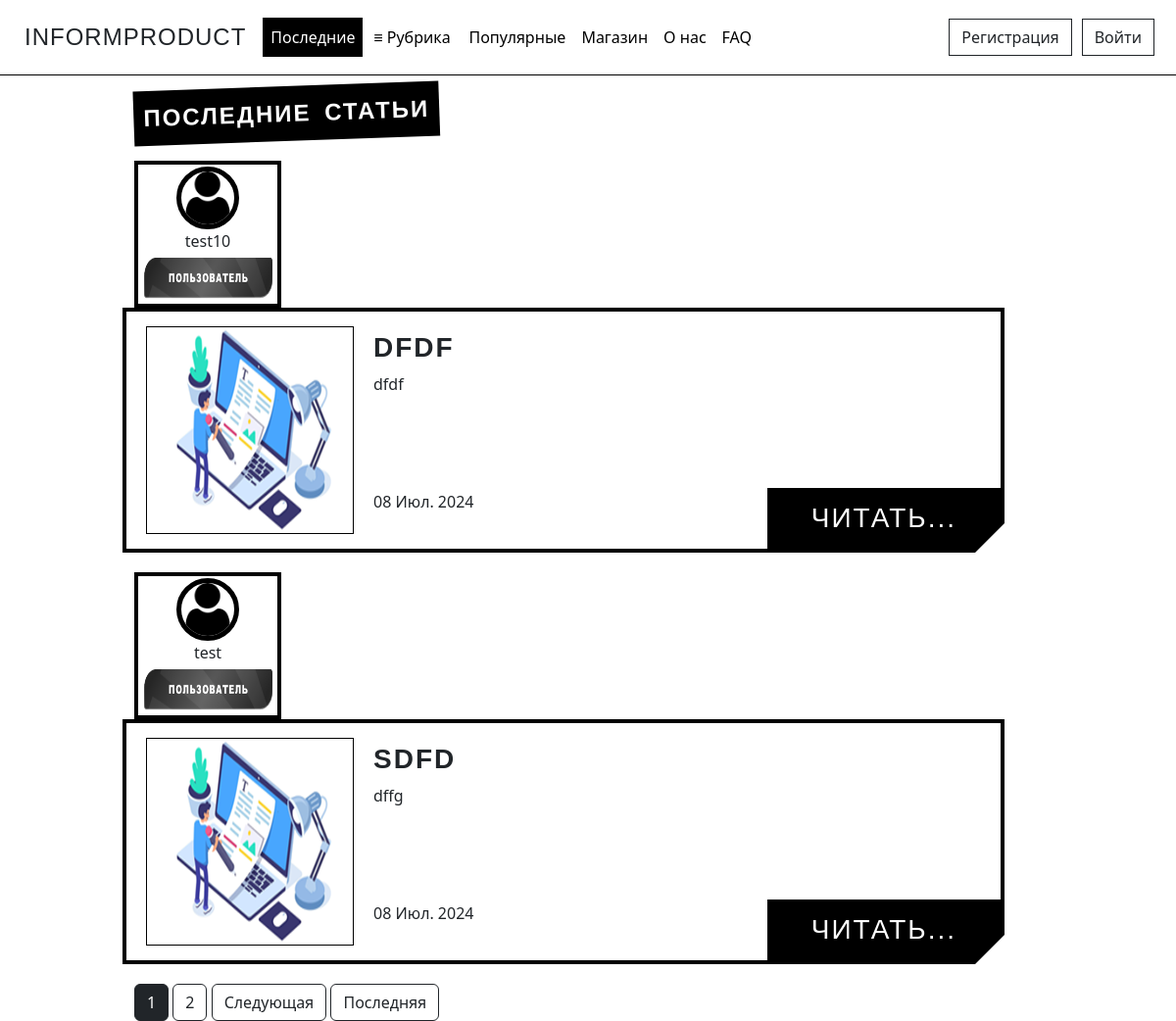
Before: / with the older database file.
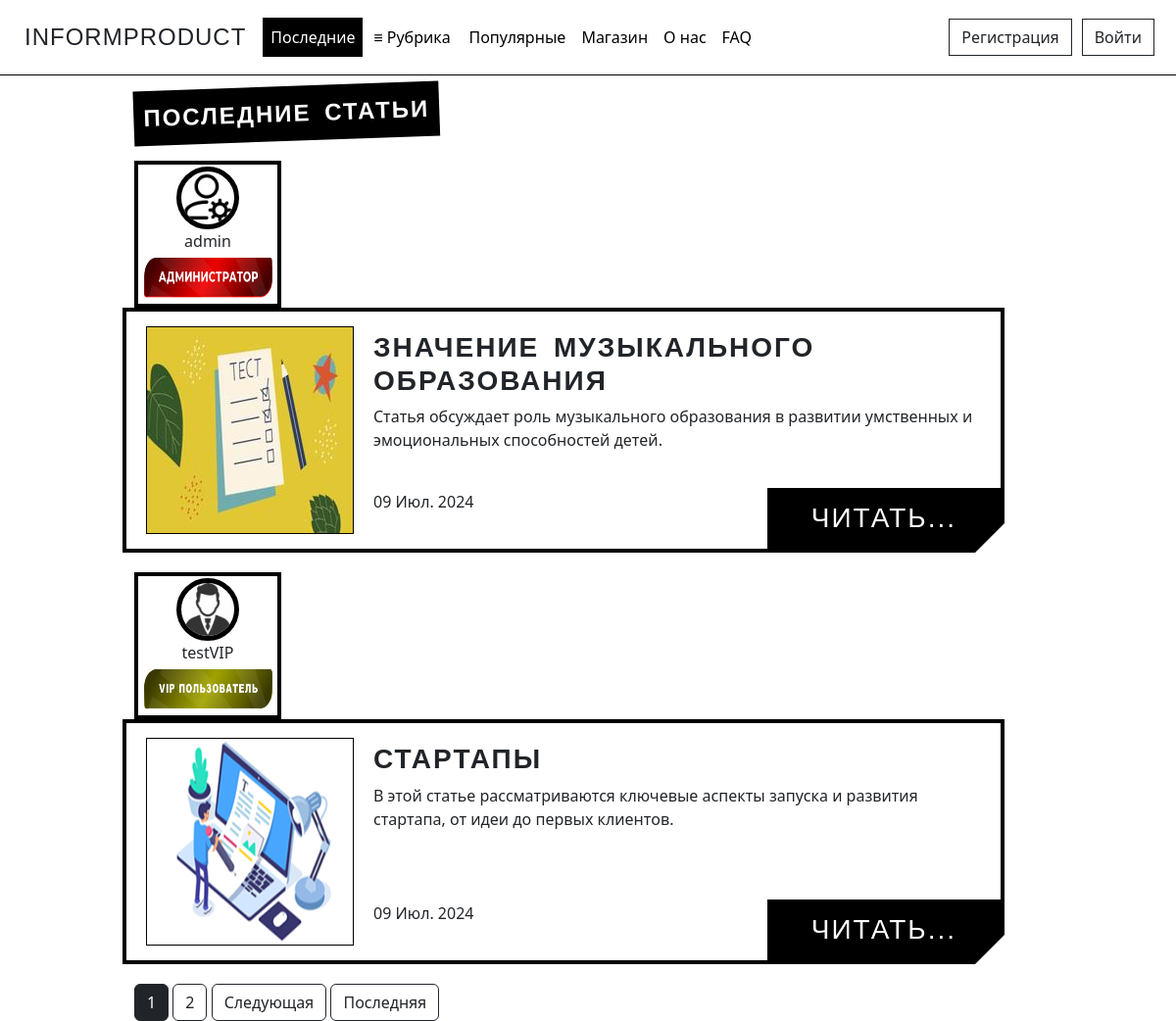
After: the same page with the newer database file.
### journal/models.py (models this page shows, shortened)
class Article(models.Model):
    CATEGORY_CHOICES = [
        ('Analytics', 'Аналитика'),
        ('ART', 'АРТ'),
        ('Music', 'Музыка'),
        ('Science', 'Наука'),
        ('Varial', 'Разное'),
    ]
    title = models.CharField('Название', max_length=100)
    description = models.TextField('Описание')
    text = models.TextField('Основной текст')
    category = models.CharField(max_length=50, verbose_name='Рубрика', choices=CATEGORY_CHOICES, default='Разное')
    author = models.ForeignKey(User, verbose_name='Автор', on_delete=models.CASCADE)
    publication = models.BooleanField('Статус публикации', default=False)
    date = models.DateTimeField('Дата', default=timezone.now)
    likes = models.IntegerField('Количество лайков', default=0)
    img = models.ImageField('Превью', default='default_preview.png', upload_to='preview_images')
    class Meta:
        verbose_name = 'Статью'
        verbose_name_plural = 'Статьи'

### users/models.py (models this page shows, shortened)
class Profile(models.Model):
    STATUS_CHOICES = {
        ('User', 'Пользователь'),
        ('User VIP', 'VIP пользователь'),
        ('Admin', 'Администратор'),
    }
    user = models.OneToOneField(User, verbose_name='Имя пользователя', on_delete=models.CASCADE)
    img = models.ImageField('Фото пользователя', default='default_user.png', upload_to='user_images')
    status = models.CharField(max_length=20, verbose_name='Статус пользователя', choices=STATUS_CHOICES, default='User')
    vip_status_expiry = models.DateTimeField(verbose_name='Окончание VIP статуса', null=True, blank=True)
    class Meta:
        verbose_name = 'Профаил'
        verbose_name_plural = 'Профайлы'

### journal/views.py (the view)
# urls.py: path('', views.IndexView.as_view(), name='index'),
class IndexView(ListView):
    model = Article
    template_name = 'journal/index.html'
    context_object_name = 'articles'
    paginate_by = 2
    def get_queryset(self):
        return Article.objects.filter(publication=True).order_by('-date')

### journal/templates/journal/index.html (shortened to what this page needs)
{% extends 'journal/base.html' %}
{% block index_active %}
  active
{% endblock %}
{% block content %}
<div class="tilted-text font">Последние статьи</div>
{% if articles %}
  {% for article in articles %}
    <div class="alert-light">
      <div class="row">
        <div class="col-md-2">
          <a href="{% url 'user_articles' article.author %}" class="no-underline">
            <div class="profile-container">
              <img src="{{ article.author.profile.img.url }}" alt="{{ article.author }}" class="user_images">
              <p>{{ article.author.username }}</p>
              {% if article.author.profile.status == 'User' %}
                <img src="pictures/main_page/user_label.png" alt="Badge" height="50" width="139" class="badge-image">
              {% elif article.author.profile.status == 'Admin' %}
                <img src="pictures/main_page/admin_label.png" alt="Badge" height="50" width="139" class="badge-image">
              {% else %}
                <img src="pictures/main_page/user_vip_label.png" alt="Badge" height="50" width="139" class="badge-image">
              {% endif %}
            </div>
          </a>
        </div>
        <div class="col-md-9 frame">
          <div class="img-container">
            <img src="{{ article.img.url }}">
          </div>
          <div class="text-container">
            <h1 class="font"><strong>{{ article.title|striptags }}</strong></h1>
            <p><b></b>{{ article.description|striptags|truncatechars:210 }}</p>
            <a class="read-more font" href="{% url 'article_detail' article.id %}">Читать...</a>
            <p class="published-date">
              <span class="date">{{ article.date | date:"d M. Y" }}</span>
            </p>
          </div>
        </div>
      </div>
    </div>
  {% endfor %}
  {% if is_paginated %}
    {% for num in page_obj.paginator.page_range %}
      {% if num == page_obj.number %}
        <button class="btn btn-dark">{{ num }}</button>
      {% elif num > page_obj.number|add:'-2' and num < page_obj.number|add:'2' %}
        <a href="?page={{ num }}" class="btn btn-outline-dark">{{ num }}</a>
      {% endif %}
    {% endfor %}
    {% if page_obj.has_next %}
      <a href="?page={{ page_obj.next_page_number }}" class="btn btn-outline-dark">Следующая</a>
      <a href="?page={{ page_obj.paginator.num_pages }}" class="btn btn-outline-dark">Последняя</a>
    {% endif %}
  {% endif %}
{% else %}
  <p class="text-author">К сожалению, на сайте пока нет опубликованных статей. Вы можете стать первым и поделиться своей статьёй!</p>
{% endif %}
{% endblock %}

Changed rows visible on the page:
removed Article: author.profile.img (placeholder picture), author.username "test10", img (placeholder picture), title "DFDF", description "dfdf", date "08 Июл. 2024"
removed Article: author.profile.img (placeholder picture), author.username "test", img (placeholder picture), title "SDFD", description "dffg", date "08 Июл. 2024"
added Article: author.profile.img (picture), author.username "admin", img (picture), title "ЗНАЧЕНИЕ МУЗЫКАЛЬНОГО ОБРАЗОВАНИЯ", description "Статья обсуждает роль музыкального образования в развитии умственных и эмоциональных способностей детей.", date "09 Июл. 2024"
added Article: author.profile.img (picture), author.username "testVIP", img (placeholder picture), title "СТАРТАПЫ", description "В этой статье рассматриваются ключевые аспекты запуска и развития стартапа, от идеи до первых клиентов.", date "09 Июл. 2024"
